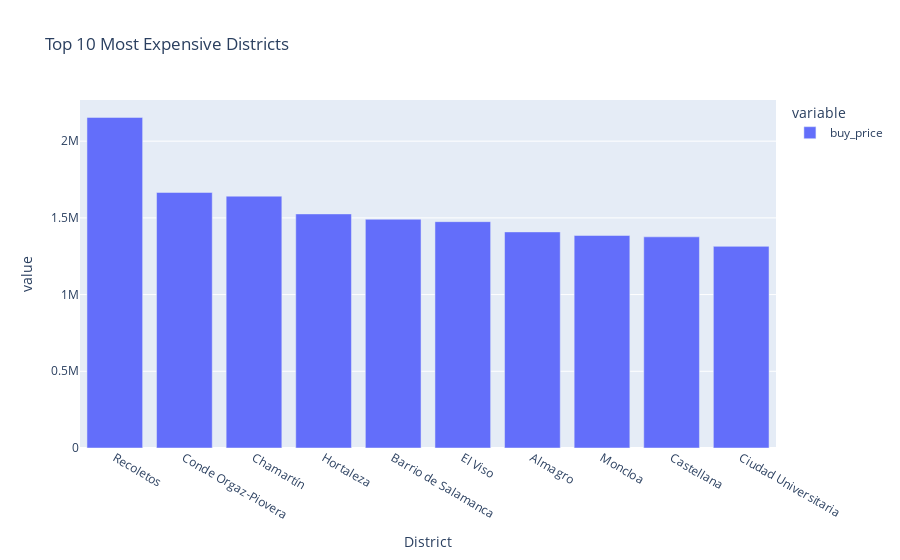

The cell this chart's notebook holds for it:
### Code cell
most_expensive_districts = df.groupby('District')['buy_price'].mean().nlargest(10)
px.bar(most_expensive_districts, title= 'Top 10 Most Expensive Districts')

### Figure 1 — Plotly figure (JSON) as saved in the notebook; plotly's stock layout.template omitted (floating-point values rounded to 4 significant figures)
{"data": [{"alignmentgroup": "True", "hovertemplate": "variable=buy_price<br>District=%{x}<br>value=%{y}<extra></extra>", "legendgroup": "buy_price", "marker": {"color": "#636efa", "pattern": {"shape": ""}}, "name": "buy_price", "offsetgroup": "buy_price", "orientation": "v", "showlegend": true, "textposition": "auto", "type": "bar", "x": ["Recoletos", "Conde Orgaz-Piovera", "Chamartín", "Hortaleza", "Barrio de Salamanca", "El Viso", "Almagro", "Moncloa", "Castellana", "Ciudad Universitaria"], "xaxis": "x", "y": [2155000.0, 1666000.0, 1642000.0, 1526000.0, 1491000.0, 1475000.0, 1409000.0, 1385000.0, 1376000.0, 1314000.0], "yaxis": "y"}], "layout": {"barmode": "relative", "legend": {"title": {"text": "variable"}, "tracegroupgap": 0}, "title": {"text": "Top 10 Most Expensive Districts"}, "xaxis": {"anchor": "y", "domain": [0, 1], "title": {"text": "District"}}, "yaxis": {"anchor": "x", "domain": [0, 1], "title": {"text": "value"}}}}
